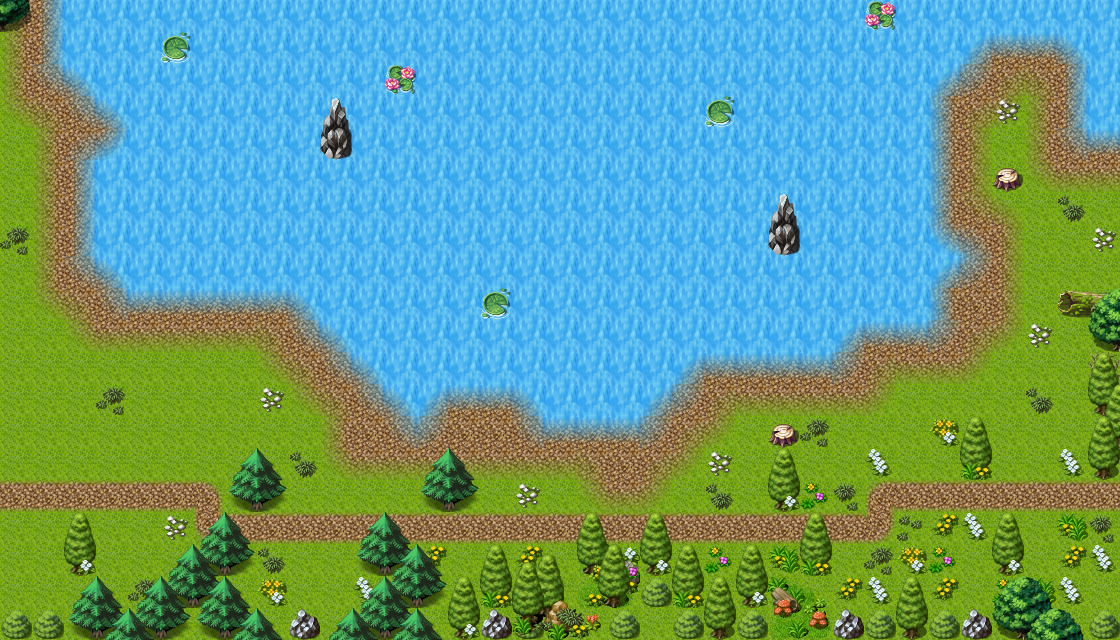

A 2D game scene composited from a Tiled map and its tileset images. What follows is a short description and the map's XML, with each tile layer's data collapsed to a summary:
An orthogonal 35x20 tile map with 32x32 px tiles, 4 tile layers (Base, Ground, Objects, Above), 1 hidden layer not drawn, 60 tilesets and 11 objects (9x spawn, 2x mapchange).

<map version="1.8" tiledversion="1.8.4" orientation="orthogonal" renderorder="right-down" width="35" height="20" tilewidth="32" tileheight="32" infinite="0" nextlayerid="10" nextobjectid="10">
 <properties>
  <property name="outdoors" value="1" />
 </properties>
 <tileset firstgid="1" name="map_bed_1" tilewidth="32" tileheight="32" tilecount="128" columns="16">
  <image source="../drawable/map_bed_1.png" width="512" height="256" />
 </tileset>
 <tileset firstgid="129" name="map_border_1" tilewidth="32" tileheight="32" tilecount="128" columns="16">
  <image source="../drawable/map_border_1.png" width="512" height="256" />
 </tileset>
 <tileset firstgid="257" name="map_bridge_1" tilewidth="32" tileheight="32" tilecount="128" columns="16">
  <image source="../drawable/map_bridge_1.png" width="512" height="256" />
 </tileset>
 <tileset firstgid="385" name="map_bridge_2" tilewidth="32" tileheight="32" tilecount="128" columns="16">
  <image source="../drawable/map_bridge_2.png" width="512" height="256" />
 </tileset>
 <tileset firstgid="513" name="map_broken_1" tilewidth="32" tileheight="32" tilecount="128" columns="16">
  <image source="../drawable/map_broken_1.png" width="512" height="256" />
 </tileset>
 <tileset firstgid="641" name="map_cavewall_1" tilewidth="32" tileheight="32" tilecount="108" columns="18">
  <image source="../drawable/map_cavewall_1.png" width="576" height="192" />
 </tileset>
 <tileset firstgid="749" name="map_cavewall_2" tilewidth="32" tileheight="32" tilecount="108" columns="18">
  <image source="../drawable/map_cavewall_2.png" width="576" height="192" />
 </tileset>
 <tileset firstgid="857" name="map_cavewall_3" tilewidth="32" tileheight="32" tilecount="108" columns="18">
  <image source="../drawable/map_cavewall_3.png" width="576" height="192" />
 </tileset>
 <tileset firstgid="965" name="map_cavewall_4" tilewidth="32" tileheight="32" tilecount="108" columns="18">
  <image source="../drawable/map_cavewall_4.png" width="576" height="192" />
 </tileset>
 <tileset firstgid="1073" name="map_chair_table_1" tilewidth="32" tileheight="32" tilecount="128" columns="16">
  <image source="../drawable/map_chair_table_1.png" width="512" height="256" />
 </tileset>
 <tileset firstgid="1201" name="map_chair_table_2" tilewidth="32" tileheight="32" tilecount="128" columns="16">
  <image source="../drawable/map_chair_table_2.png" width="512" height="256" />
 </tileset>
 <tileset firstgid="1329" name="map_crate_1" tilewidth="32" tileheight="32" tilecount="128" columns="16">
  <image source="../drawable/map_crate_1.png" width="512" height="256" />
 </tileset>
 <tileset firstgid="1457" name="map_cupboard_1" tilewidth="32" tileheight="32" tilecount="128" columns="16">
  <image source="../drawable/map_cupboard_1.png" width="512" height="256" />
 </tileset>
 <tileset firstgid="1585" name="map_curtain_1" tilewidth="32" tileheight="32" tilecount="128" columns="16">
  <image source="../drawable/map_curtain_1.png" width="512" height="256" />
 </tileset>
 <tileset firstgid="1713" name="map_entrance_1" tilewidth="32" tileheight="32" tilecount="128" columns="16">
  <image source="../drawable/map_entrance_1.png" width="512" height="256" />
 </tileset>
 <tileset firstgid="1841" name="map_entrance_2" tilewidth="32" tileheight="32" tilecount="128" columns="16">
  <image source="../drawable/map_entrance_2.png" width="512" height="256" />
 </tileset>
 <tileset firstgid="1969" name="map_fence_1" tilewidth="32" tileheight="32" tilecount="128" columns="16">
  <image source="../drawable/map_fence_1.png" width="512" height="256" />
 </tileset>
 <tileset firstgid="2097" name="map_fence_2" tilewidth="32" tileheight="32" tilecount="128" columns="16">
  <image source="../drawable/map_fence_2.png" width="512" height="256" />
 </tileset>
 <tileset firstgid="2225" name="map_fence_3" tilewidth="32" tileheight="32" tilecount="128" columns="16">
  <image source="../drawable/map_fence_3.png" width="512" height="256" />
 </tileset>
 <tileset firstgid="2353" name="map_fence_4" tilewidth="32" tileheight="32" tilecount="128" columns="16">
  <image source="../drawable/map_fence_4.png" width="512" height="256" />
 </tileset>
 <tileset firstgid="2481" name="map_ground_1" tilewidth="32" tileheight="32" tilecount="128" columns="16">
  <image source="../drawable/map_ground_1.png" width="512" height="256" />
 </tileset>
 <tileset firstgid="2609" name="map_ground_2" tilewidth="32" tileheight="32" tilecount="128" columns="16">
  <image source="../drawable/map_ground_2.png" width="512" height="256" />
 </tileset>
 <tileset firstgid="2737" name="map_ground_3" tilewidth="32" tileheight="32" tilecount="128" columns="16">
  <image source="../drawable/map_ground_3.png" width="512" height="256" />
 </tileset>
 <tileset firstgid="2865" name="map_ground_4" tilewidth="32" tileheight="32" tilecount="128" columns="16">
  <image source="../drawable/map_ground_4.png" width="512" height="256" />
 </tileset>
 <tileset firstgid="2993" name="map_ground_5" tilewidth="32" tileheight="32" tilecount="128" columns="16">
  <image source="../drawable/map_ground_5.png" width="512" height="256" />
 </tileset>
 <tileset firstgid="3121" name="map_ground_6" tilewidth="32" tileheight="32" tilecount="128" columns="16">
  <image source="../drawable/map_ground_6.png" width="512" height="256" />
 </tileset>
 <tileset firstgid="3249" name="map_ground_7" tilewidth="32" tileheight="32" tilecount="128" columns="16">
  <image source="../drawable/map_ground_7.png" width="512" height="256" />
 </tileset>
 <tileset firstgid="3377" name="map_ground_8" tilewidth="32" tileheight="32" tilecount="128" columns="16">
  <image source="../drawable/map_ground_8.png" width="512" height="256" />
 </tileset>
 <tileset firstgid="3505" name="map_house_1" tilewidth="32" tileheight="32" tilecount="128" columns="16">
  <image source="../drawable/map_house_1.png" width="512" height="256" />
 </tileset>
 <tileset firstgid="3633" name="map_house_2" tilewidth="32" tileheight="32" tilecount="128" columns="16">
  <image source="../drawable/map_house_2.png" width="512" height="256" />
 </tileset>
 <tileset firstgid="3761" name="map_indoor_1" tilewidth="32" tileheight="32" tilecount="128" columns="16">
  <image source="../drawable/map_indoor_1.png" width="512" height="256" />
 </tileset>
 <tileset firstgid="3889" name="map_indoor_2" tilewidth="32" tileheight="32" tilecount="128" columns="16">
  <image source="../drawable/map_indoor_2.png" width="512" height="256" />
 </tileset>
 <tileset firstgid="4017" name="map_kitchen_1" tilewidth="32" tileheight="32" tilecount="128" columns="16">
  <image source="../drawable/map_kitchen_1.png" width="512" height="256" />
 </tileset>
 <tileset firstgid="4145" name="map_outdoor_1" tilewidth="32" tileheight="32" tilecount="128" columns="16">
  <image source="../drawable/map_outdoor_1.png" width="512" height="256" />
 </tileset>
 <tileset firstgid="4273" name="map_pillar_1" tilewidth="32" tileheight="32" tilecount="128" columns="16">
  <image source="../drawable/map_pillar_1.png" width="512" height="256" />
 </tileset>
 <tileset firstgid="4401" name="map_pillar_2" tilewidth="32" tileheight="32" tilecount="128" columns="16">
  <image source="../drawable/map_pillar_2.png" width="512" height="256" />
 </tileset>
 <tileset firstgid="4529" name="map_plant_1" tilewidth="32" tileheight="32" tilecount="128" columns="16">
  <image source="../drawable/map_plant_1.png" width="512" height="256" />
 </tileset>
 <tileset firstgid="4657" name="map_plant_2" tilewidth="32" tileheight="32" tilecount="128" columns="16">
  <image source="../drawable/map_plant_2.png" width="512" height="256" />
 </tileset>
 <tileset firstgid="4785" name="map_rock_1" tilewidth="32" tileheight="32" tilecount="128" columns="16">
  <image source="../drawable/map_rock_1.png" width="512" height="256" />
 </tileset>
 <tileset firstgid="4913" name="map_rock_2" tilewidth="32" tileheight="32" tilecount="128" columns="16">
  <image source="../drawable/map_rock_2.png" width="512" height="256" />
 </tileset>
 <tileset firstgid="5041" name="map_roof_1" tilewidth="32" tileheight="32" tilecount="128" columns="16">
  <image source="../drawable/map_roof_1.png" width="512" height="256" />
 </tileset>
 <tileset firstgid="5169" name="map_roof_2" tilewidth="32" tileheight="32" tilecount="128" columns="16">
  <image source="../drawable/map_roof_2.png" width="512" height="256" />
 </tileset>
 <tileset firstgid="5297" name="map_roof_3" tilewidth="32" tileheight="32" tilecount="128" columns="16">
  <image source="../drawable/map_roof_3.png" width="512" height="256" />
 </tileset>
 <tileset firstgid="5425" name="map_shop_1" tilewidth="32" tileheight="32" tilecount="128" columns="16">
  <image source="../drawable/map_shop_1.png" width="512" height="256" />
 </tileset>
 <tileset firstgid="5553" name="map_sign_ladder_1" tilewidth="32" tileheight="32" tilecount="128" columns="16">
  <image source="../drawable/map_sign_ladder_1.png" width="512" height="256" />
 </tileset>
 <tileset firstgid="5681" name="map_table_1" tilewidth="32" tileheight="32" tilecount="128" columns="16">
  <image source="../drawable/map_table_1.png" width="512" height="256" />
 </tileset>
 <tileset firstgid="5809" name="map_trail_1" tilewidth="32" tileheight="32" tilecount="128" columns="16">
  <image source="../drawable/map_trail_1.png" width="512" height="256" />
 </tileset>
 <tileset firstgid="5937" name="map_transition_1" tilewidth="32" tileheight="32" tilecount="128" columns="16">
  <image source="../drawable/map_transition_1.png" width="512" height="256" />
 </tileset>
 <tileset firstgid="6065" name="map_transition_2" tilewidth="32" tileheight="32" tilecount="128" columns="16">
  <image source="../drawable/map_transition_2.png" width="512" height="256" />
 </tileset>
 <tileset firstgid="6193" name="map_transition_3" tilewidth="32" tileheight="32" tilecount="128" columns="16">
  <image source="../drawable/map_transition_3.png" width="512" height="256" />
 </tileset>
 <tileset firstgid="6321" name="map_transition_4" tilewidth="32" tileheight="32" tilecount="128" columns="16">
  <image source="../drawable/map_transition_4.png" width="512" height="256" />
 </tileset>
 <tileset firstgid="6449" name="map_transition_5" tilewidth="32" tileheight="32" tilecount="128" columns="16">
  <image source="../drawable/map_transition_5.png" width="512" height="256" />
 </tileset>
 <tileset firstgid="6577" name="map_tree_1" tilewidth="32" tileheight="32" tilecount="128" columns="16">
  <image source="../drawable/map_tree_1.png" width="512" height="256" />
 </tileset>
 <tileset firstgid="6705" name="map_tree_2" tilewidth="32" tileheight="32" tilecount="128" columns="16">
  <image source="../drawable/map_tree_2.png" width="512" height="256" />
 </tileset>
 <tileset firstgid="6833" name="map_wall_1" tilewidth="32" tileheight="32" tilecount="128" columns="16">
  <image source="../drawable/map_wall_1.png" width="512" height="256" />
 </tileset>
 <tileset firstgid="6961" name="map_wall_2" tilewidth="32" tileheight="32" tilecount="120" columns="15">
  <image source="../drawable/map_wall_2.png" width="480" height="256" />
 </tileset>
 <tileset firstgid="7081" name="map_wall_3" tilewidth="32" tileheight="32" tilecount="120" columns="15">
  <image source="../drawable/map_wall_3.png" width="480" height="256" />
 </tileset>
 <tileset firstgid="7201" name="map_wall_4" tilewidth="32" tileheight="32" tilecount="120" columns="15">
  <image source="../drawable/map_wall_4.png" width="480" height="256" />
 </tileset>
 <tileset firstgid="7321" name="map_window_1" tilewidth="32" tileheight="32" tilecount="128" columns="16">
  <image source="../drawable/map_window_1.png" width="512" height="256" />
 </tileset>
 <tileset firstgid="7449" name="map_window_2" tilewidth="32" tileheight="32" tilecount="128" columns="16">
  <image source="../drawable/map_window_2.png" width="512" height="256" />
 </tileset>
 <layer id="1" name="Base" width="35" height="20">
  <data>[700 cells, 1 non-empty, 1 distinct tile ids]</data>
 </layer>
 <layer id="2" name="Ground" width="35" height="20">
  <data>[700 cells, 700 non-empty, 3 distinct tile ids]</data>
 </layer>
 <layer id="3" name="Objects" width="35" height="20">
  <data>[700 cells, 307 non-empty, 61 distinct tile ids]</data>
 </layer>
 <layer id="4" name="Above" width="35" height="20">
  <data>[700 cells, 50 non-empty, 15 distinct tile ids]</data>
 </layer>
 <layer id="5" name="Walkable" width="35" height="20" visible="0">
  <data>[700 cells, 150 non-empty, 1 distinct tile ids]</data>
 </layer>
 <objectgroup id="6" name="Mapevents">
  <object id="1" name="west" type="mapchange" x="0" y="32" width="32" height="576">
   <properties>
    <property name="map" value="sullengard7" />
    <property name="place" value="east" />
   </properties>
  </object>
  <object id="2" name="east" type="mapchange" x="1088" y="160" width="32" height="448">
   <properties>
    <property name="map" value="way_to_sullengard_east10" />
    <property name="place" value="west" />
   </properties>
  </object>
 </objectgroup>
 <objectgroup id="7" name="Spawn">
  <object id="3" name="pond_fish_pond_rd" type="spawn" x="352" y="0" width="544" height="288">
   <properties>
    <property name="quantity" value="3" />
    <property name="spawngroup" value="pond_fish" />
   </properties>
  </object>
  <object id="4" name="sullengard_snapper_spawn1" type="spawn" x="64" y="64" width="32" height="448">
   <properties>
    <property name="quantity" value="3" />
    <property name="spawngroup" value="sullengard_snapper" />
   </properties>
  </object>
  <object id="5" name="sullengard_snapper_spawn2" type="spawn" x="96" y="288" width="224" height="128">
   <properties>
    <property name="quantity" value="3" />
    <property name="spawngroup" value="sullengard_snapper" />
   </properties>
  </object>
  <object id="6" name="sullengard_snapper_spawn3" type="spawn" x="608" y="384" width="64" height="64">
   <properties>
    <property name="spawngroup" value="sullengard_snapper" />
   </properties>
  </object>
  <object id="7" name="sullengard_snapper_spawn4" type="spawn" x="864" y="320" width="128" height="96">
   <properties>
    <property name="quantity" value="2" />
    <property name="spawngroup" value="sullengard_snapper" />
   </properties>
  </object>
  <object id="8" name="poisonous_jitterfly_spawn" type="spawn" x="896" y="416" width="160" height="192">
   <properties>
    <property name="quantity" value="3" />
    <property name="spawngroup" value="poisonous_jitterfly" />
   </properties>
  </object>
  <object id="9" name="sullengard_venom_snake_spawn1" type="spawn" x="1024" y="160" width="32" height="160">
   <properties>
    <property name="quantity" value="2" />
    <property name="spawngroup" value="sullengard_venom_snake" />
   </properties>
  </object>
  <object name="poisonous_jitterfly_spawn2" type="spawn" x="352" y="512" width="160" height="64">
   <properties>
    <property name="spawngroup" value="poisonous_jitterfly" />
   </properties>
  </object>
  <object name="poisonous_jitterfly_spawn3" type="spawn" x="576" y="480" width="224" height="96">
   <properties>
    <property name="quantity" value="2" />
    <property name="spawngroup" value="poisonous_jitterfly" />
   </properties>
  </object> </objectgroup>
 <objectgroup id="8" name="Keys" />
 <objectgroup id="9" name="Replace" />
</map>
